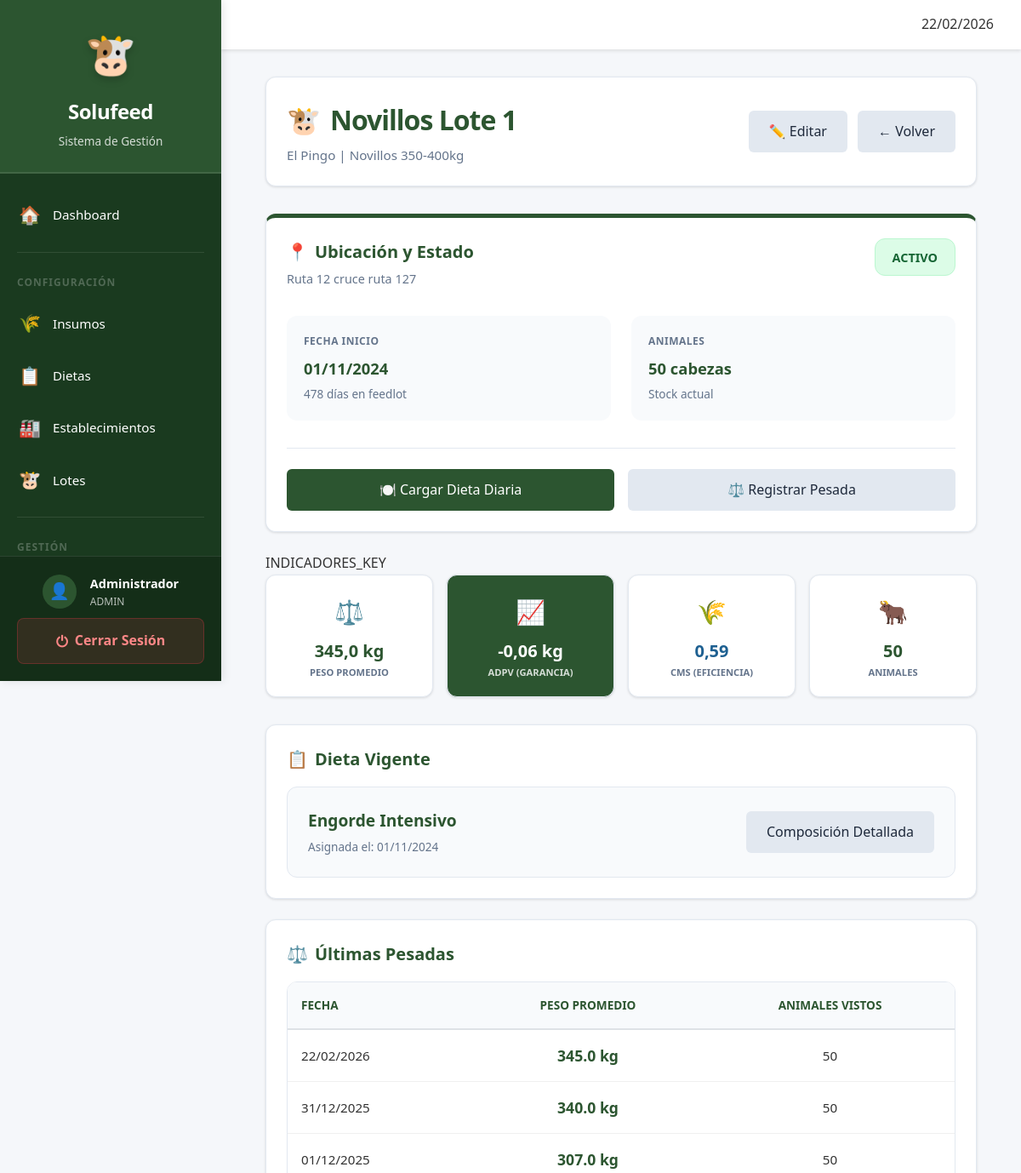
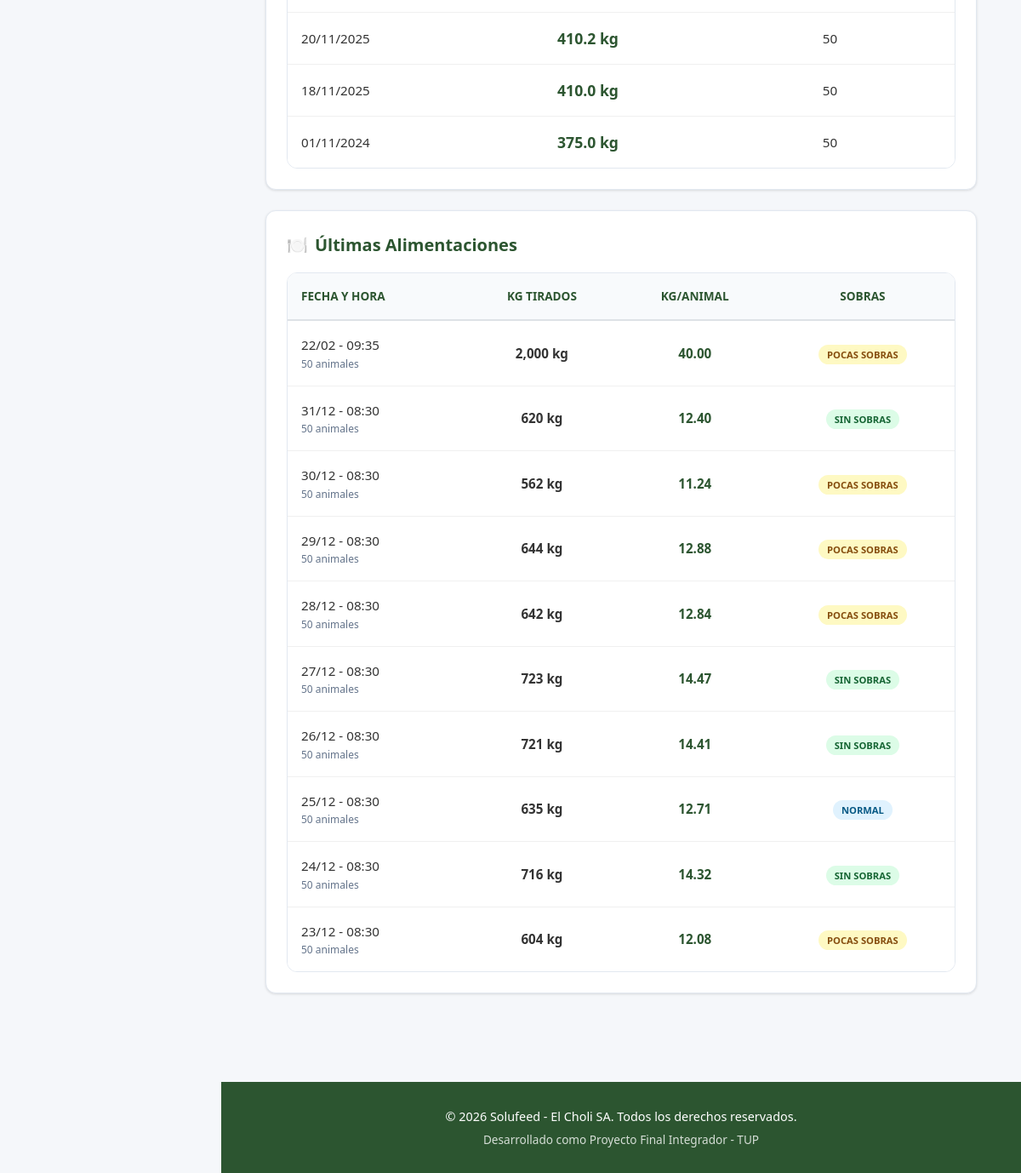
Page /admin/lotes/ver.php?id=1 (signed in) on the committed database (2 pictures, top to bottom).
### tables this page shows
CREATE TABLE `tropa` (
  `id_tropa` int(11) NOT NULL AUTO_INCREMENT,
  `nombre` varchar(100) NOT NULL,
  `id_campo` int(11) DEFAULT NULL,
  `categoria` varchar(50) DEFAULT NULL,
  `fecha_inicio` date NOT NULL,
  `cantidad_inicial` int(11) NOT NULL,
  `activo` tinyint(1) NOT NULL DEFAULT 1,
  `fecha_creacion` datetime NOT NULL,
  `fecha_actualizacion` datetime DEFAULT NULL,
  PRIMARY KEY (`id_tropa`),
  KEY `fk_tropa_campo` (`id_campo`),
  CONSTRAINT `fk_tropa_campo` FOREIGN KEY (`id_campo`) REFERENCES `campo` (`id_campo`)
);

CREATE TABLE `campo` (
  `id_campo` int(11) NOT NULL AUTO_INCREMENT,
  `nombre` varchar(100) NOT NULL,
  `ubicacion` varchar(255) DEFAULT NULL,
  `activo` tinyint(1) NOT NULL DEFAULT 1,
  PRIMARY KEY (`id_campo`)
);

CREATE TABLE `pesada` (
  `id_pesada` int(11) NOT NULL AUTO_INCREMENT,
  `id_tropa` int(11) NOT NULL,
  `id_usuario` int(11) NOT NULL,
  `fecha` date NOT NULL,
  `peso_promedio` decimal(8,2) NOT NULL,
  `animales_esperados` int(11) NOT NULL,
  `animales_vistos` int(11) NOT NULL,
  `hay_diferencia` tinyint(1) NOT NULL DEFAULT 0,
  `origen_registro` enum('OFFLINE','ONLINE') NOT NULL DEFAULT 'OFFLINE',
  `fecha_sincronizacion` datetime DEFAULT NULL,
  `fecha_creacion` datetime NOT NULL,
  PRIMARY KEY (`id_pesada`),
  KEY `fk_pesada_tropa` (`id_tropa`),
  KEY `fk_pesada_usuario` (`id_usuario`),
  CONSTRAINT `fk_pesada_tropa` FOREIGN KEY (`id_tropa`) REFERENCES `tropa` (`id_tropa`),
  CONSTRAINT `fk_pesada_usuario` FOREIGN KEY (`id_usuario`) REFERENCES `usuario` (`id_usuario`)
);

CREATE TABLE `tropa_dieta_asignada` (
  `id_tropa_dieta` int(11) NOT NULL AUTO_INCREMENT,
  `id_tropa` int(11) NOT NULL,
  `id_dieta` int(11) NOT NULL,
  `fecha_desde` date NOT NULL,
  `fecha_hasta` date DEFAULT NULL,
  PRIMARY KEY (`id_tropa_dieta`),
  KEY `fk_tropadieta_tropa` (`id_tropa`),
  KEY `fk_tropadieta_dieta` (`id_dieta`),
  CONSTRAINT `fk_tropadieta_dieta` FOREIGN KEY (`id_dieta`) REFERENCES `dieta` (`id_dieta`),
  CONSTRAINT `fk_tropadieta_tropa` FOREIGN KEY (`id_tropa`) REFERENCES `tropa` (`id_tropa`)
);

CREATE TABLE `dieta` (
  `id_dieta` int(11) NOT NULL AUTO_INCREMENT,
  `nombre` varchar(100) NOT NULL,
  `descripcion` text DEFAULT NULL,
  `activo` tinyint(1) NOT NULL DEFAULT 1,
  `fecha_creacion` datetime NOT NULL,
  `fecha_actualizacion` datetime DEFAULT NULL,
  PRIMARY KEY (`id_dieta`)
);

CREATE TABLE `consumo_lote` (
  `id_consumo` int(11) NOT NULL AUTO_INCREMENT,
  `id_tropa` int(11) NOT NULL,
  `id_usuario` int(11) NOT NULL,
  `fecha` date NOT NULL,
  `hora` time NOT NULL,
  `numero_alimentacion_dia` int(11) NOT NULL,
  `sobrante_nivel` enum('SIN_SOBRAS','POCAS_SOBRAS','NORMAL','MUCHAS_SOBRAS') NOT NULL,
  `kg_totales_tirados` decimal(12,3) NOT NULL,
  `animales_presentes` int(11) NOT NULL,
  `origen_registro` enum('OFFLINE','ONLINE') NOT NULL DEFAULT 'OFFLINE',
  `fecha_sincronizacion` datetime DEFAULT NULL,
  `fecha_creacion` datetime NOT NULL,
  PRIMARY KEY (`id_consumo`),
  KEY `fk_consumo_tropa` (`id_tropa`),
  KEY `fk_consumo_usuario` (`id_usuario`),
  CONSTRAINT `fk_consumo_tropa` FOREIGN KEY (`id_tropa`) REFERENCES `tropa` (`id_tropa`),
  CONSTRAINT `fk_consumo_usuario` FOREIGN KEY (`id_usuario`) REFERENCES `usuario` (`id_usuario`)
);

### admin/lotes/ver.php (the view, shortened to what the rows shown need)
<?php
require_once '../../includes/functions.php';
$id_tropa = (int) $_GET['id'];
$db = getConnection();
$stmt_lote = $db->prepare("
    SELECT
        t.*,
        c.nombre as campo_nombre,
        c.ubicacion as campo_ubicacion
    FROM tropa t
    INNER JOIN campo c ON t.id_campo = c.id_campo
    WHERE t.id_tropa = ?
");
$stmt_lote->execute([$id_tropa]);
$lote = $stmt_lote->fetch();
$dieta_vigente = obtenerDietaVigente($id_tropa);
$animales_presentes = obtenerAnimalesPresentes($id_tropa);
$fecha_inicio = new DateTime($lote['fecha_inicio']);
$fecha_hoy = new DateTime();
$dias_engorde = $fecha_inicio->diff($fecha_hoy)->days;
$stmt_pesadas = $db->prepare("
    SELECT fecha, peso_promedio, animales_vistos
    FROM pesada
    WHERE id_tropa = ?
    ORDER BY fecha DESC
    LIMIT 10
");
$stmt_pesadas->execute([$id_tropa]);
$pesadas = $stmt_pesadas->fetchAll();
$peso_inicial = null;
$peso_actual = null;
$stmt_peso_inicial = $db->prepare("SELECT peso_promedio FROM pesada WHERE id_tropa = ? ORDER BY fecha ASC LIMIT 1");
$stmt_peso_inicial->execute([$id_tropa]);
$dato_peso_inicial = $stmt_peso_inicial->fetch();
if ($dato_peso_inicial) {
    $peso_inicial = $dato_peso_inicial['peso_promedio'];
}
$stmt_peso_actual = $db->prepare("SELECT peso_promedio, fecha FROM pesada WHERE id_tropa = ? ORDER BY fecha DESC LIMIT 1");
$stmt_peso_actual->execute([$id_tropa]);
$dato_peso_actual = $stmt_peso_actual->fetch();
if ($dato_peso_actual) {
    $peso_actual = $dato_peso_actual['peso_promedio'];
}
$stmt_alimentaciones = $db->prepare("
    SELECT
        cl.fecha,
        cl.hora,
        cl.kg_totales_tirados,
        cl.sobrante_nivel,
        cl.animales_presentes
    FROM consumo_lote cl
    WHERE cl.id_tropa = ?
    ORDER BY cl.fecha DESC, cl.hora DESC
    LIMIT 10
");
$stmt_alimentaciones->execute([$id_tropa]);
$alimentaciones = $stmt_alimentaciones->fetchAll();
include '../../includes/header.php';
?>
<div style="display: flex; justify-content: space-between; align-items: center; margin-bottom: 2rem; background: var(--surface); padding: 1.5rem; border-radius: var(--radius); box-shadow: var(--shadow-sm); border: 1px solid var(--border);">
    <div>
        <h1 style="font-weight: 800; color: var(--primary); margin: 0; letter-spacing: -1px; display: flex; align-items: center; gap: 0.75rem;">
            <span>🐮</span> <?php echo htmlspecialchars($lote['nombre']); ?>
        </h1>
        <p style="margin: 0.25rem 0 0 0; color: var(--text-muted); font-size: 0.95rem; font-weight: 500;">
            <?php echo htmlspecialchars($lote['campo_nombre']); ?> | <?php echo htmlspecialchars($lote['categoria']); ?>
        </p>
    </div>
</div>
<div class="card" style="border-top: 5px solid var(--primary);">
    <div style="display: flex; justify-content: space-between; align-items: flex-start; margin-bottom: 2rem;">
        <div>
            <h3 class="card-title" style="margin-bottom: 0.25rem;"><span>📍</span> Ubicación y Estado</h3>
            <p style="color: var(--text-muted); font-size: 0.9rem;"><?php echo !empty($lote['campo_ubicacion']) ? htmlspecialchars($lote['campo_ubicacion']) : 'Ubicación no especificada'; ?></p>
        </div>
    </div>
    <div style="display: grid; grid-template-columns: repeat(auto-fit, minmax(200px, 1fr)); gap: 1.5rem;">
        <div style="background: var(--bg-main); padding: 1.25rem; border-radius: var(--radius);">
            <div style="font-size: 0.75rem; font-weight: 700; color: var(--text-muted); text-transform: uppercase; margin-bottom: 0.5rem; letter-spacing: 0.5px;">Fecha Inicio</div>
            <div style="font-size: 1.15rem; font-weight: 800; color: var(--primary);"><?php echo date('d/m/Y', strtotime($lote['fecha_inicio'])); ?></div>
            <div style="font-size: 0.85rem; color: var(--text-muted); margin-top: 0.25rem;"><?php echo $dias_engorde; ?> días en feedlot</div>
        </div>
        <div style="background: var(--bg-main); padding: 1.25rem; border-radius: var(--radius);">
            <div style="font-size: 0.75rem; font-weight: 700; color: var(--text-muted); text-transform: uppercase; margin-bottom: 0.5rem; letter-spacing: 0.5px;">Animales</div>
            <div style="font-size: 1.15rem; font-weight: 800; color: var(--primary);"><?php echo $animales_presentes; ?> cabezas</div>
            <div style="font-size: 0.85rem; color: var(--text-muted); margin-top: 0.25rem;">Stock actual</div>
        </div>
    </div>
</div>
<div style="display: grid; grid-template-columns: repeat(auto-fit, minmax(180px, 1fr)); gap: 1rem; margin-bottom: 2rem;">
    <div class="card" style="text-align: center; margin-bottom: 0; padding: 1.25rem;">
        <div style="font-size: 1.75rem; margin-bottom: 0.5rem;">⚖️</div>
        <div style="font-size: 1.25rem; font-weight: 800; color: var(--primary);"><?php echo formatearNumero($peso_actual ?: $peso_inicial, 1); ?> kg</div>
        <div style="font-size: 0.7rem; font-weight: 700; color: var(--text-muted); text-transform: uppercase;">Peso Promedio</div>
    </div>
    <div class="card" style="text-align: center; margin-bottom: 0; padding: 1.25rem;">
        <div style="font-size: 1.75rem; margin-bottom: 0.5rem;">🐂</div>
        <div style="font-size: 1.25rem; font-weight: 800; color: var(--primary);"><?php echo $animales_presentes; ?></div>
        <div style="font-size: 0.7rem; font-weight: 700; color: var(--text-muted); text-transform: uppercase;">Animales</div>
    </div>
</div>
<div class="card">
    <?php if ($dieta_vigente): ?>
        <div style="display: flex; justify-content: space-between; align-items: center; background: var(--bg-main); padding: 1.5rem; border-radius: var(--radius); border: 1px solid var(--border);">
            <div>
                <div style="font-size: 1.2rem; font-weight: 800; color: var(--primary); margin-bottom: 0.25rem;">
                    <?php echo htmlspecialchars($dieta_vigente['dieta_nombre']); ?>
                </div>
                <div style="font-size: 0.85rem; color: var(--text-muted); font-weight: 500;">
                    Asignada el: <?php echo date('d/m/Y', strtotime($dieta_vigente['fecha_desde'])); ?>
                </div>
            </div>
            <a href="../dietas/ver.php?id=<?php echo $dieta_vigente['id_dieta']; ?>" class="btn btn-secondary">Composición Detallada</a>
        </div>
    <?php endif; ?>
</div>
<div class="card">
    <?php if (count($pesadas) > 0): ?>
        <div class="table-container">
            <table>
                <thead>
                    <tr>
                        <th>Fecha</th>
                        <th style="text-align: center;">Peso Promedio</th>
                        <th style="text-align: center;">Animales Vistos</th>
                    </tr>
                </thead>
                <tbody>
                    <?php foreach ($pesadas as $pesada): ?>
                        <tr>
                            <td style="font-weight: 500;"><?php echo date('d/m/Y', strtotime($pesada['fecha'])); ?></td>
                            <td style="text-align: center;"><strong style="color: var(--primary); font-size: 1.1rem;"><?php echo number_format($pesada['peso_promedio'], 1); ?> kg</strong></td>
                            <td style="text-align: center;"><?php echo $pesada['animales_vistos']; ?></td>
                        </tr>
                    <?php endforeach; ?>
                </tbody>
            </table>
        </div>
    <?php else: ?>
        <div style="text-align: center; padding: 2rem; color: var(--text-muted); font-style: italic;">
            No hay pesadas registradas para este lote todavía.
        </div>
    <?php endif; ?>
</div>
<div class="card">
    <?php if (count($alimentaciones) > 0): ?>
        <div class="table-container">
            <table>
                <thead>
                    <tr>
                        <th>Fecha y Hora</th>
                        <th style="text-align: center;">Kg Tirados</th>
                        <th style="text-align: center;">Kg/Animal</th>
                        <th style="text-align: center;">Sobras</th>
                    </tr>
                </thead>
                <tbody>
                    <?php foreach ($alimentaciones as $alim): ?>
                        <?php
                        $kg_por_animal = $alim['animales_presentes'] > 0
                            ? $alim['kg_totales_tirados'] / $alim['animales_presentes']
                            : 0;
                        $sobra_style = '';
                        switch($alim['sobrante_nivel']) {
                            case 'SIN_SOBRAS': $sobra_style = 'background: #dcfce7; color: #166534;'; break;
                            case 'POCAS_SOBRAS': $sobra_style = 'background: #fef9c3; color: #854d0e;'; break;
                            case 'NORMAL': $sobra_style = 'background: #e0f2fe; color: #075985;'; break;
                        }
                        ?>
                        <tr>
                            <td>
                                <div style="font-weight: 500;"><?php echo date('d/m', strtotime($alim['fecha'])); ?> - <?php echo date('H:i', strtotime($alim['hora'])); ?></div>
                                <div style="font-size: 0.75rem; color: var(--text-muted);"><?php echo $alim['animales_presentes']; ?> animales</div>
                            </td>
                            <td style="text-align: center;"><strong><?php echo number_format($alim['kg_totales_tirados'], 0); ?> kg</strong></td>
                            <td style="text-align: center;"><strong style="color: var(--primary);"><?php echo number_format($kg_por_animal, 2); ?></strong></td>
                            <td style="text-align: center;">
                                <span class="badge" style="<?php echo $sobra_style; ?> font-size: 0.7rem;">
                                    <?php echo str_replace('_', ' ', $alim['sobrante_nivel']); ?>
                                </span>
                            </td>
                        </tr>
                    <?php endforeach; ?>
                </tbody>
            </table>
        </div>
    <?php else: ?>
        <div style="text-align: center; padding: 2rem; color: var(--text-muted); font-style: italic;">
            No hay mediciones de alimentación registradas.
        </div>
    <?php endif; ?>
</div>
<?php include '../../includes/footer.php'; ?>

### rows in the picture
tropa: nombre "Novillos Lote 1", id_campo.nombre "El Pingo", categoria "Novillos 350-400kg", id_campo.ubicacion "Ruta 12 cruce ruta 127", fecha_inicio "01/11/2024", cantidad_inicial "50"
pesada: peso_promedio "345,0", fecha "22/02/2026", peso_promedio "345.0", animales_vistos "50"
tropa_dieta_asignada: id_dieta.nombre "Engorde Intensivo", fecha_desde "01/11/2024"
pesada: fecha "31/12/2025", peso_promedio "340.0", animales_vistos "50"
pesada: fecha "01/12/2025", peso_promedio "307.0", animales_vistos "50"
pesada: fecha "20/11/2025", peso_promedio "410.2", animales_vistos "50"
pesada: fecha "18/11/2025", peso_promedio "410.0", animales_vistos "50"
pesada: fecha "01/11/2024", peso_promedio "375.0", animales_vistos "50"
consumo_lote: fecha "22/02", hora "09:35", animales_presentes "50", kg_totales_tirados "2,000", kg_por_animal "40.00", sobrante_nivel "POCAS SOBRAS"
consumo_lote: fecha "31/12", hora "08:30", animales_presentes "50", kg_totales_tirados "620", kg_por_animal "12.40", sobrante_nivel "SIN SOBRAS"
consumo_lote: fecha "30/12", hora "08:30", animales_presentes "50", kg_totales_tirados "562", kg_por_animal "11.24", sobrante_nivel "POCAS SOBRAS"
consumo_lote: fecha "29/12", hora "08:30", animales_presentes "50", kg_totales_tirados "644", kg_por_animal "12.88", sobrante_nivel "POCAS SOBRAS"
consumo_lote: fecha "28/12", hora "08:30", animales_presentes "50", kg_totales_tirados "642", kg_por_animal "12.84", sobrante_nivel "POCAS SOBRAS"
consumo_lote: fecha "27/12", hora "08:30", animales_presentes "50", kg_totales_tirados "723", kg_por_animal "14.47", sobrante_nivel "SIN SOBRAS"
consumo_lote: fecha "26/12", hora "08:30", animales_presentes "50", kg_totales_tirados "721", kg_por_animal "14.41", sobrante_nivel "SIN SOBRAS"
consumo_lote: fecha "25/12", hora "08:30", animales_presentes "50", kg_totales_tirados "635", kg_por_animal "12.71", sobrante_nivel "NORMAL"
consumo_lote: fecha "24/12", hora "08:30", animales_presentes "50", kg_totales_tirados "716", kg_por_animal "14.32", sobrante_nivel "SIN SOBRAS"
consumo_lote: fecha "23/12", hora "08:30", animales_presentes "50", kg_totales_tirados "604", kg_por_animal "12.08", sobrante_nivel "POCAS SOBRAS"

### other values in the picture
$_SESSION['nombre'] "Administrador"
$_SESSION['tipo'] "ADMIN"
formatearNumero($adpv, 2) "-0,06"
formatearNumero($cms_promedio, 2) "0,59"
